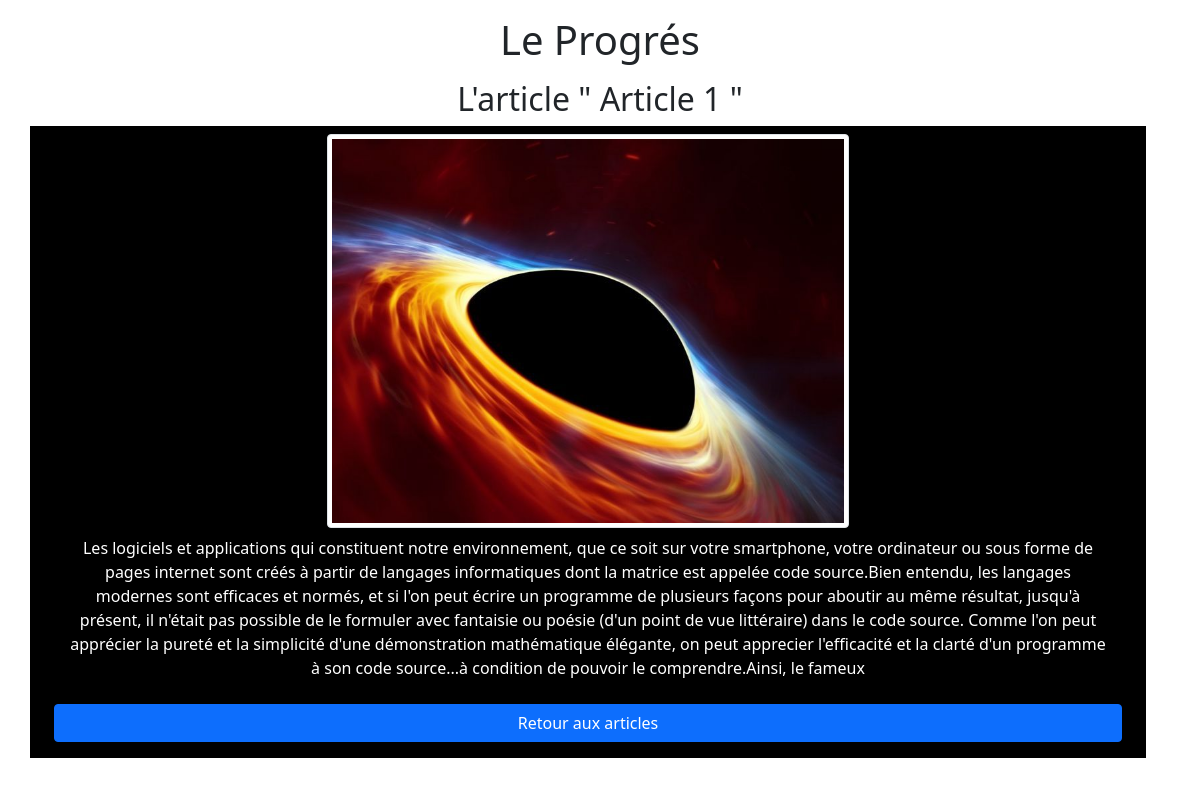
Screenshot of /article.php?id=1 with the database file from the repository.
### tables this page shows
CREATE TABLE IF NOT EXISTS `article` (
  `id` int(11) NOT NULL AUTO_INCREMENT,
  `titre` varchar(250) NOT NULL,
  `type` varchar(250) NOT NULL,
  `contenu` text NOT NULL,
  `image` varchar(250) DEFAULT NULL,
  `id_admin` int(11) NOT NULL,
  PRIMARY KEY (`id`),
  KEY `id_admin` (`id_admin`)
);

### function/article-function.php (called while the page is built, shortened)
<?php
    function getOneArticles($bdd, $id){
        $query = $bdd->prepare('SELECT * FROM article WHERE id = :id');
        $query->execute(['id' => $id]);
        $resultat = $query->fetch();
        return $resultat;
    }
?>

### article.php (the view, shortened to what this page needs)
<?php
    $bdd= bddConnect();
    $idArticle = $_GET["id"];
    require 'function/article-function.php';
    $article= getOneArticles($bdd, $idArticle);
?>
<html>
    <head>
        <link rel="stylesheet" href="css/style.css" />
        <link href="https://cdn.jsdelivr.net/npm/bootstrap@5.1.3/dist/css/bootstrap.min.css" rel="stylesheet">
    </head>
    <body>
        <div class="container text-center">
            <h1 class="my-3">Le Progrés</h1>
                <h2 class="my-2">L'article " <?php echo($article["titre"]);?> "</h2>
                    <div class=" mb-3 py-2 container-fluid row d-flex justify-content-center <?php echo($article["type"]);?>">
                        <div class="col-md-6-sm-6">
                            <img alt="Image article" class="img-thumbnail w-50" src="uploads/<?php echo($article["image"]);?>">
                        </div>
                        <div class="col-md-6-sm-6">
                            <p class="pt-2"><?php echo($article["contenu"]);?></p>
                        </div>
                        <a class="my-2 btn btn-primary" href="index.php">Retour aux articles</a>
                    </div>
        </div>
    </body>
</html>

### css/style.css (style rules this page uses)
.autres { background-color: black; color: white; }

### rows the page displays
article: titre "Article 1", image (picture), contenu "Les logiciels et applications qui constituent notre environnement, que ce soit sur votre smartphone, votre ordinateur ou sous forme de pages internet sont créés à partir de langages informatiques dont la matrice est appelée code source.Bien entendu, les langages modernes sont efficaces et normés, et si l'on peut écrire un programme de plusieurs façons pour aboutir au même résultat, jusqu'à présent, il n'était pas possible de le formuler avec fantaisie ou poésie (d'un point de vue littéraire) dans le code source. Comme l'on peut apprécier la pureté et la simplicité d'une démonstration mathématique élégante, on peut apprecier l'efficacité et la clarté d'un programme à son code source...à…"
